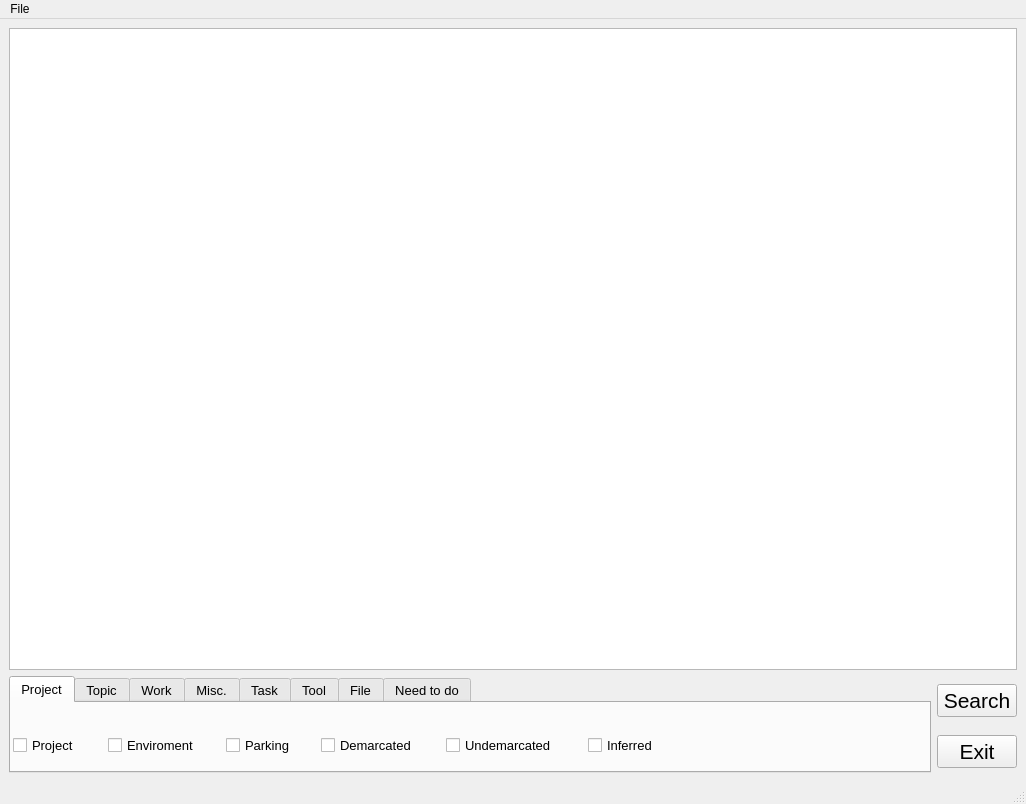
<?xml version="1.0" encoding="UTF-8"?>
<ui version="4.0">
 <class>MainWindow</class>
 <widget class="QMainWindow" name="MainWindow">
  <property name="geometry">
   <rect>
    <x>0</x>
    <y>0</y>
    <width>1026</width>
    <height>804</height>
   </rect>
  </property>
  <property name="windowTitle">
   <string>MainWindow</string>
  </property>
  <widget class="QWidget" name="centralwidget">
   <layout class="QGridLayout" name="gridLayout_2">
    <item row="0" column="0" colspan="2">
     <widget class="QPlainTextEdit" name="plainTextEdit"/>
    </item>
    <item row="1" column="1">
     <widget class="QPushButton" name="pushSearch">
      <property name="font">
       <font>
        <pointsize>16</pointsize>
       </font>
      </property>
      <property name="text">
       <string>Search</string>
      </property>
     </widget>
    </item>
    <item row="1" column="0" rowspan="2">
     <widget class="QTabWidget" name="tab_main">
      <property name="font">
       <font>
        <pointsize>10</pointsize>
       </font>
      </property>
      <property name="currentIndex">
       <number>0</number>
      </property>
      <widget class="QWidget" name="tab_project">
       <attribute name="title">
        <string>Project</string>
       </attribute>
       <widget class="QCheckBox" name="checkBox_8">
        <property name="geometry">
         <rect>
          <x>577</x>
          <y>30</y>
          <width>88</width>
          <height>25</height>
         </rect>
        </property>
        <property name="sizePolicy">
         <sizepolicy hsizetype="Preferred" vsizetype="Fixed">
          <horstretch>0</horstretch>
          <verstretch>0</verstretch>
         </sizepolicy>
        </property>
        <property name="text">
         <string>Inferred</string>
        </property>
       </widget>
       <widget class="QCheckBox" name="checkBox_9">
        <property name="geometry">
         <rect>
          <x>435</x>
          <y>30</y>
          <width>135</width>
          <height>25</height>
         </rect>
        </property>
        <property name="sizePolicy">
         <sizepolicy hsizetype="Preferred" vsizetype="Fixed">
          <horstretch>0</horstretch>
          <verstretch>0</verstretch>
         </sizepolicy>
        </property>
        <property name="text">
         <string>Undemarcated</string>
        </property>
       </widget>
       <widget class="QCheckBox" name="checkBox_10">
        <property name="geometry">
         <rect>
          <x>97</x>
          <y>30</y>
          <width>111</width>
          <height>25</height>
         </rect>
        </property>
        <property name="sizePolicy">
         <sizepolicy hsizetype="Preferred" vsizetype="Fixed">
          <horstretch>0</horstretch>
          <verstretch>0</verstretch>
         </sizepolicy>
        </property>
        <property name="text">
         <string>Enviroment</string>
        </property>
       </widget>
       <widget class="QCheckBox" name="checkBox_11">
        <property name="geometry">
         <rect>
          <x>310</x>
          <y>30</y>
          <width>118</width>
          <height>25</height>
         </rect>
        </property>
        <property name="sizePolicy">
         <sizepolicy hsizetype="Preferred" vsizetype="Fixed">
          <horstretch>0</horstretch>
          <verstretch>0</verstretch>
         </sizepolicy>
        </property>
        <property name="font">
         <font>
          <pointsize>10</pointsize>
         </font>
        </property>
        <property name="text">
         <string>Demarcated</string>
        </property>
        <property name="tristate">
         <bool>false</bool>
        </property>
       </widget>
       <widget class="QCheckBox" name="checkBox_12">
        <property name="geometry">
         <rect>
          <x>215</x>
          <y>30</y>
          <width>88</width>
          <height>25</height>
         </rect>
        </property>
        <property name="sizePolicy">
         <sizepolicy hsizetype="Preferred" vsizetype="Fixed">
          <horstretch>0</horstretch>
          <verstretch>0</verstretch>
         </sizepolicy>
        </property>
        <property name="text">
         <string>Parking</string>
        </property>
       </widget>
       <widget class="QCheckBox" name="checkBox_2">
        <property name="geometry">
         <rect>
          <x>2</x>
          <y>30</y>
          <width>88</width>
          <height>25</height>
         </rect>
        </property>
        <property name="sizePolicy">
         <sizepolicy hsizetype="Preferred" vsizetype="Fixed">
          <horstretch>0</horstretch>
          <verstretch>0</verstretch>
         </sizepolicy>
        </property>
        <property name="text">
         <string>Project</string>
        </property>
       </widget>
      </widget>
      <widget class="QWidget" name="tab_topic">
       <attribute name="title">
        <string>Topic</string>
       </attribute>
       <layout class="QGridLayout" name="gridLayout">
        <item row="0" column="5">
         <widget class="QCheckBox" name="checkBox_6">
          <property name="sizePolicy">
           <sizepolicy hsizetype="Preferred" vsizetype="Fixed">
            <horstretch>0</horstretch>
            <verstretch>0</verstretch>
           </sizepolicy>
          </property>
          <property name="text">
           <string>Code</string>
          </property>
         </widget>
        </item>
        <item row="0" column="4">
         <widget class="QCheckBox" name="checkBox_3">
          <property name="sizePolicy">
           <sizepolicy hsizetype="Preferred" vsizetype="Fixed">
            <horstretch>0</horstretch>
            <verstretch>0</verstretch>
           </sizepolicy>
          </property>
          <property name="text">
           <string>FrameWork</string>
          </property>
         </widget>
        </item>
        <item row="0" column="3">
         <widget class="QCheckBox" name="checkBox_4">
          <property name="sizePolicy">
           <sizepolicy hsizetype="Preferred" vsizetype="Fixed">
            <horstretch>0</horstretch>
            <verstretch>0</verstretch>
           </sizepolicy>
          </property>
          <property name="text">
           <string>FrontEnd</string>
          </property>
          <property name="tristate">
           <bool>false</bool>
          </property>
         </widget>
        </item>
        <item row="1" column="2">
         <widget class="QCheckBox" name="checkBox_15">
          <property name="sizePolicy">
           <sizepolicy hsizetype="Preferred" vsizetype="Fixed">
            <horstretch>0</horstretch>
            <verstretch>0</verstretch>
           </sizepolicy>
          </property>
          <property name="text">
           <string>Python</string>
          </property>
         </widget>
        </item>
        <item row="1" column="0">
         <widget class="QCheckBox" name="checkBox_16">
          <property name="sizePolicy">
           <sizepolicy hsizetype="Preferred" vsizetype="Fixed">
            <horstretch>0</horstretch>
            <verstretch>0</verstretch>
           </sizepolicy>
          </property>
          <property name="text">
           <string>DataBase</string>
          </property>
          <property name="tristate">
           <bool>false</bool>
          </property>
         </widget>
        </item>
        <item row="1" column="1">
         <widget class="QCheckBox" name="checkBox_13">
          <property name="sizePolicy">
           <sizepolicy hsizetype="Preferred" vsizetype="Fixed">
            <horstretch>0</horstretch>
            <verstretch>0</verstretch>
           </sizepolicy>
          </property>
          <property name="text">
           <string>Java</string>
          </property>
         </widget>
        </item>
        <item row="0" column="2">
         <widget class="QCheckBox" name="checkBox_5">
          <property name="sizePolicy">
           <sizepolicy hsizetype="Preferred" vsizetype="Fixed">
            <horstretch>0</horstretch>
            <verstretch>0</verstretch>
           </sizepolicy>
          </property>
          <property name="text">
           <string>BackEnd</string>
          </property>
         </widget>
        </item>
        <item row="0" column="1">
         <widget class="QCheckBox" name="checkBox_7">
          <property name="sizePolicy">
           <sizepolicy hsizetype="Preferred" vsizetype="Fixed">
            <horstretch>0</horstretch>
            <verstretch>0</verstretch>
           </sizepolicy>
          </property>
          <property name="text">
           <string>Manual</string>
          </property>
         </widget>
        </item>
        <item row="0" column="0">
         <widget class="QCheckBox" name="checkBox">
          <property name="sizePolicy">
           <sizepolicy hsizetype="Preferred" vsizetype="Fixed">
            <horstretch>0</horstretch>
            <verstretch>0</verstretch>
           </sizepolicy>
          </property>
          <property name="text">
           <string>Automate</string>
          </property>
         </widget>
        </item>
       </layout>
      </widget>
      <widget class="QWidget" name="tab_work">
       <attribute name="title">
        <string>Work</string>
       </attribute>
       <widget class="QCheckBox" name="checkBox_14">
        <property name="geometry">
         <rect>
          <x>215</x>
          <y>30</y>
          <width>81</width>
          <height>25</height>
         </rect>
        </property>
        <property name="sizePolicy">
         <sizepolicy hsizetype="Preferred" vsizetype="Fixed">
          <horstretch>0</horstretch>
          <verstretch>0</verstretch>
         </sizepolicy>
        </property>
        <property name="text">
         <string>Meeting</string>
        </property>
       </widget>
       <widget class="QCheckBox" name="checkBox_17">
        <property name="geometry">
         <rect>
          <x>435</x>
          <y>30</y>
          <width>135</width>
          <height>25</height>
         </rect>
        </property>
        <property name="sizePolicy">
         <sizepolicy hsizetype="Preferred" vsizetype="Fixed">
          <horstretch>0</horstretch>
          <verstretch>0</verstretch>
         </sizepolicy>
        </property>
        <property name="text">
         <string>Review</string>
        </property>
       </widget>
       <widget class="QCheckBox" name="checkBox_18">
        <property name="geometry">
         <rect>
          <x>520</x>
          <y>30</y>
          <width>103</width>
          <height>25</height>
         </rect>
        </property>
        <property name="sizePolicy">
         <sizepolicy hsizetype="Preferred" vsizetype="Fixed">
          <horstretch>0</horstretch>
          <verstretch>0</verstretch>
         </sizepolicy>
        </property>
        <property name="text">
         <string>Ready4Qa</string>
        </property>
       </widget>
       <widget class="QCheckBox" name="checkBox_19">
        <property name="geometry">
         <rect>
          <x>130</x>
          <y>30</y>
          <width>76</width>
          <height>25</height>
         </rect>
        </property>
        <property name="sizePolicy">
         <sizepolicy hsizetype="Preferred" vsizetype="Fixed">
          <horstretch>0</horstretch>
          <verstretch>0</verstretch>
         </sizepolicy>
        </property>
        <property name="text">
         <string>Defect</string>
        </property>
       </widget>
       <widget class="QCheckBox" name="checkBox_20">
        <property name="geometry">
         <rect>
          <x>2</x>
          <y>30</y>
          <width>122</width>
          <height>25</height>
         </rect>
        </property>
        <property name="sizePolicy">
         <sizepolicy hsizetype="Preferred" vsizetype="Fixed">
          <horstretch>0</horstretch>
          <verstretch>0</verstretch>
         </sizepolicy>
        </property>
        <property name="text">
         <string>Requirement</string>
        </property>
       </widget>
       <widget class="QCheckBox" name="checkBox_21">
        <property name="geometry">
         <rect>
          <x>310</x>
          <y>30</y>
          <width>118</width>
          <height>25</height>
         </rect>
        </property>
        <property name="sizePolicy">
         <sizepolicy hsizetype="Preferred" vsizetype="Fixed">
          <horstretch>0</horstretch>
          <verstretch>0</verstretch>
         </sizepolicy>
        </property>
        <property name="text">
         <string>Regression</string>
        </property>
        <property name="tristate">
         <bool>false</bool>
        </property>
       </widget>
      </widget>
      <widget class="QWidget" name="tab_misc">
       <attribute name="title">
        <string>Misc.</string>
       </attribute>
       <layout class="QGridLayout" name="gridLayout_3">
        <item row="0" column="0">
         <widget class="QCheckBox" name="checkBox_22">
          <property name="sizePolicy">
           <sizepolicy hsizetype="Preferred" vsizetype="Fixed">
            <horstretch>0</horstretch>
            <verstretch>0</verstretch>
           </sizepolicy>
          </property>
          <property name="text">
           <string>AddWorkFlow</string>
          </property>
         </widget>
        </item>
        <item row="0" column="1">
         <widget class="QCheckBox" name="checkBox_27">
          <property name="sizePolicy">
           <sizepolicy hsizetype="Preferred" vsizetype="Fixed">
            <horstretch>0</horstretch>
            <verstretch>0</verstretch>
           </sizepolicy>
          </property>
          <property name="text">
           <string>KnowHow</string>
          </property>
         </widget>
        </item>
        <item row="0" column="2">
         <widget class="QCheckBox" name="checkBox_26">
          <property name="sizePolicy">
           <sizepolicy hsizetype="Preferred" vsizetype="Fixed">
            <horstretch>0</horstretch>
            <verstretch>0</verstretch>
           </sizepolicy>
          </property>
          <property name="text">
           <string>Meeting</string>
          </property>
         </widget>
        </item>
        <item row="0" column="3">
         <widget class="QCheckBox" name="checkBox_24">
          <property name="sizePolicy">
           <sizepolicy hsizetype="Preferred" vsizetype="Fixed">
            <horstretch>0</horstretch>
            <verstretch>0</verstretch>
           </sizepolicy>
          </property>
          <property name="text">
           <string>HowTo</string>
          </property>
          <property name="tristate">
           <bool>false</bool>
          </property>
         </widget>
        </item>
        <item row="0" column="4">
         <widget class="QCheckBox" name="checkBox_23">
          <property name="sizePolicy">
           <sizepolicy hsizetype="Preferred" vsizetype="Fixed">
            <horstretch>0</horstretch>
            <verstretch>0</verstretch>
           </sizepolicy>
          </property>
          <property name="text">
           <string>Directive</string>
          </property>
         </widget>
        </item>
        <item row="0" column="5">
         <widget class="QCheckBox" name="checkBox_25">
          <property name="sizePolicy">
           <sizepolicy hsizetype="Preferred" vsizetype="Fixed">
            <horstretch>0</horstretch>
            <verstretch>0</verstretch>
           </sizepolicy>
          </property>
          <property name="text">
           <string>PlanForTheDay</string>
          </property>
         </widget>
        </item>
       </layout>
      </widget>
      <widget class="QWidget" name="tab_task">
       <attribute name="title">
        <string>Task</string>
       </attribute>
       <layout class="QGridLayout" name="gridLayout_4">
        <item row="0" column="0">
         <widget class="QCheckBox" name="checkBox_28">
          <property name="sizePolicy">
           <sizepolicy hsizetype="Preferred" vsizetype="Fixed">
            <horstretch>0</horstretch>
            <verstretch>0</verstretch>
           </sizepolicy>
          </property>
          <property name="text">
           <string>Starting</string>
          </property>
         </widget>
        </item>
        <item row="0" column="1">
         <widget class="QCheckBox" name="checkBox_30">
          <property name="sizePolicy">
           <sizepolicy hsizetype="Preferred" vsizetype="Fixed">
            <horstretch>0</horstretch>
            <verstretch>0</verstretch>
           </sizepolicy>
          </property>
          <property name="text">
           <string>DataConsistency</string>
          </property>
         </widget>
        </item>
        <item row="0" column="2">
         <widget class="QCheckBox" name="checkBox_33">
          <property name="sizePolicy">
           <sizepolicy hsizetype="Preferred" vsizetype="Fixed">
            <horstretch>0</horstretch>
            <verstretch>0</verstretch>
           </sizepolicy>
          </property>
          <property name="text">
           <string>e2e</string>
          </property>
         </widget>
        </item>
        <item row="0" column="3">
         <widget class="QCheckBox" name="checkBox_29">
          <property name="sizePolicy">
           <sizepolicy hsizetype="Preferred" vsizetype="Fixed">
            <horstretch>0</horstretch>
            <verstretch>0</verstretch>
           </sizepolicy>
          </property>
          <property name="text">
           <string>Turnover</string>
          </property>
          <property name="tristate">
           <bool>false</bool>
          </property>
         </widget>
        </item>
        <item row="0" column="4">
         <widget class="QCheckBox" name="checkBox_32">
          <property name="sizePolicy">
           <sizepolicy hsizetype="Preferred" vsizetype="Fixed">
            <horstretch>0</horstretch>
            <verstretch>0</verstretch>
           </sizepolicy>
          </property>
          <property name="text">
           <string>DwellTime</string>
          </property>
         </widget>
        </item>
       </layout>
      </widget>
      <widget class="QWidget" name="tab_tool">
       <attribute name="title">
        <string>Tool</string>
       </attribute>
       <layout class="QGridLayout" name="gridLayout_5">
        <item row="0" column="0">
         <widget class="QCheckBox" name="checkBox_31">
          <property name="sizePolicy">
           <sizepolicy hsizetype="Preferred" vsizetype="Fixed">
            <horstretch>0</horstretch>
            <verstretch>0</verstretch>
           </sizepolicy>
          </property>
          <property name="text">
           <string>Looker</string>
          </property>
         </widget>
        </item>
        <item row="0" column="1">
         <widget class="QCheckBox" name="checkBox_35">
          <property name="sizePolicy">
           <sizepolicy hsizetype="Preferred" vsizetype="Fixed">
            <horstretch>0</horstretch>
            <verstretch>0</verstretch>
           </sizepolicy>
          </property>
          <property name="text">
           <string>IntelliJ</string>
          </property>
         </widget>
        </item>
        <item row="0" column="2">
         <widget class="QCheckBox" name="checkBox_38">
          <property name="sizePolicy">
           <sizepolicy hsizetype="Preferred" vsizetype="Fixed">
            <horstretch>0</horstretch>
            <verstretch>0</verstretch>
           </sizepolicy>
          </property>
          <property name="text">
           <string>PyCharm</string>
          </property>
         </widget>
        </item>
        <item row="0" column="3">
         <widget class="QCheckBox" name="checkBox_34">
          <property name="sizePolicy">
           <sizepolicy hsizetype="Preferred" vsizetype="Fixed">
            <horstretch>0</horstretch>
            <verstretch>0</verstretch>
           </sizepolicy>
          </property>
          <property name="text">
           <string>Github</string>
          </property>
          <property name="tristate">
           <bool>false</bool>
          </property>
         </widget>
        </item>
        <item row="0" column="4">
         <widget class="QCheckBox" name="checkBox_37">
          <property name="sizePolicy">
           <sizepolicy hsizetype="Preferred" vsizetype="Fixed">
            <horstretch>0</horstretch>
            <verstretch>0</verstretch>
           </sizepolicy>
          </property>
          <property name="text">
           <string>Jira</string>
          </property>
         </widget>
        </item>
        <item row="0" column="5">
         <widget class="QCheckBox" name="checkBox_36">
          <property name="sizePolicy">
           <sizepolicy hsizetype="Preferred" vsizetype="Fixed">
            <horstretch>0</horstretch>
            <verstretch>0</verstretch>
           </sizepolicy>
          </property>
          <property name="text">
           <string>Postman</string>
          </property>
         </widget>
        </item>
        <item row="1" column="0">
         <widget class="QCheckBox" name="checkBox_41">
          <property name="sizePolicy">
           <sizepolicy hsizetype="Preferred" vsizetype="Fixed">
            <horstretch>0</horstretch>
            <verstretch>0</verstretch>
           </sizepolicy>
          </property>
          <property name="text">
           <string>DcOs</string>
          </property>
         </widget>
        </item>
        <item row="1" column="1">
         <widget class="QCheckBox" name="checkBox_40">
          <property name="sizePolicy">
           <sizepolicy hsizetype="Preferred" vsizetype="Fixed">
            <horstretch>0</horstretch>
            <verstretch>0</verstretch>
           </sizepolicy>
          </property>
          <property name="text">
           <string>Kafka</string>
          </property>
         </widget>
        </item>
        <item row="1" column="2">
         <widget class="QCheckBox" name="checkBox_43">
          <property name="sizePolicy">
           <sizepolicy hsizetype="Preferred" vsizetype="Fixed">
            <horstretch>0</horstretch>
            <verstretch>0</verstretch>
           </sizepolicy>
          </property>
          <property name="text">
           <string>Allure</string>
          </property>
         </widget>
        </item>
        <item row="1" column="3">
         <widget class="QCheckBox" name="checkBox_42">
          <property name="sizePolicy">
           <sizepolicy hsizetype="Preferred" vsizetype="Fixed">
            <horstretch>0</horstretch>
            <verstretch>0</verstretch>
           </sizepolicy>
          </property>
          <property name="text">
           <string>Jenkins</string>
          </property>
          <property name="tristate">
           <bool>false</bool>
          </property>
         </widget>
        </item>
       </layout>
      </widget>
      <widget class="QWidget" name="tab_file">
       <attribute name="title">
        <string>File</string>
       </attribute>
       <layout class="QGridLayout" name="gridLayout_10">
        <item row="0" column="0">
         <widget class="QCheckBox" name="checkBox_87">
          <property name="sizePolicy">
           <sizepolicy hsizetype="Preferred" vsizetype="Fixed">
            <horstretch>0</horstretch>
            <verstretch>0</verstretch>
           </sizepolicy>
          </property>
          <property name="text">
           <string>File</string>
          </property>
         </widget>
        </item>
        <item row="0" column="1">
         <widget class="QCheckBox" name="checkBox_85">
          <property name="sizePolicy">
           <sizepolicy hsizetype="Preferred" vsizetype="Fixed">
            <horstretch>0</horstretch>
            <verstretch>0</verstretch>
           </sizepolicy>
          </property>
          <property name="text">
           <string>Xlsx</string>
          </property>
         </widget>
        </item>
        <item row="0" column="2">
         <widget class="QCheckBox" name="checkBox_89">
          <property name="sizePolicy">
           <sizepolicy hsizetype="Preferred" vsizetype="Fixed">
            <horstretch>0</horstretch>
            <verstretch>0</verstretch>
           </sizepolicy>
          </property>
          <property name="text">
           <string>Link</string>
          </property>
         </widget>
        </item>
        <item row="0" column="3">
         <widget class="QCheckBox" name="checkBox_88">
          <property name="sizePolicy">
           <sizepolicy hsizetype="Preferred" vsizetype="Fixed">
            <horstretch>0</horstretch>
            <verstretch>0</verstretch>
           </sizepolicy>
          </property>
          <property name="text">
           <string>LogIn</string>
          </property>
          <property name="tristate">
           <bool>false</bool>
          </property>
         </widget>
        </item>
        <item row="0" column="4">
         <widget class="QCheckBox" name="checkBox_90">
          <property name="sizePolicy">
           <sizepolicy hsizetype="Preferred" vsizetype="Fixed">
            <horstretch>0</horstretch>
            <verstretch>0</verstretch>
           </sizepolicy>
          </property>
          <property name="text">
           <string>Letter</string>
          </property>
         </widget>
        </item>
       </layout>
      </widget>
      <widget class="QWidget" name="tab_need">
       <attribute name="title">
        <string>Need to do</string>
       </attribute>
       <layout class="QGridLayout" name="gridLayout_11">
        <item row="0" column="0">
         <widget class="QCheckBox" name="checkBox_91">
          <property name="sizePolicy">
           <sizepolicy hsizetype="Preferred" vsizetype="Fixed">
            <horstretch>0</horstretch>
            <verstretch>0</verstretch>
           </sizepolicy>
          </property>
          <property name="text">
           <string>ToDo</string>
          </property>
         </widget>
        </item>
        <item row="0" column="1">
         <widget class="QCheckBox" name="checkBox_86">
          <property name="sizePolicy">
           <sizepolicy hsizetype="Preferred" vsizetype="Fixed">
            <horstretch>0</horstretch>
            <verstretch>0</verstretch>
           </sizepolicy>
          </property>
          <property name="text">
           <string>NeedToCheck</string>
          </property>
         </widget>
        </item>
        <item row="0" column="2">
         <widget class="QCheckBox" name="checkBox_94">
          <property name="sizePolicy">
           <sizepolicy hsizetype="Preferred" vsizetype="Fixed">
            <horstretch>0</horstretch>
            <verstretch>0</verstretch>
           </sizepolicy>
          </property>
          <property name="text">
           <string>Done</string>
          </property>
         </widget>
        </item>
        <item row="0" column="3">
         <widget class="QCheckBox" name="checkBox_92">
          <property name="sizePolicy">
           <sizepolicy hsizetype="Preferred" vsizetype="Fixed">
            <horstretch>0</horstretch>
            <verstretch>0</verstretch>
           </sizepolicy>
          </property>
          <property name="text">
           <string>ToDo</string>
          </property>
          <property name="tristate">
           <bool>false</bool>
          </property>
         </widget>
        </item>
        <item row="0" column="4">
         <widget class="QCheckBox" name="checkBox_93">
          <property name="sizePolicy">
           <sizepolicy hsizetype="Preferred" vsizetype="Fixed">
            <horstretch>0</horstretch>
            <verstretch>0</verstretch>
           </sizepolicy>
          </property>
          <property name="text">
           <string>Learning</string>
          </property>
         </widget>
        </item>
       </layout>
      </widget>
     </widget>
    </item>
    <item row="2" column="1">
     <widget class="QPushButton" name="pushExit_2">
      <property name="font">
       <font>
        <pointsize>16</pointsize>
       </font>
      </property>
      <property name="text">
       <string>Exit</string>
      </property>
     </widget>
    </item>
   </layout>
   <zorder>pushSearch</zorder>
   <zorder>pushExit_2</zorder>
   <zorder>tab_main</zorder>
   <zorder>plainTextEdit</zorder>
  </widget>
  <widget class="QMenuBar" name="menubar">
   <property name="geometry">
    <rect>
     <x>0</x>
     <y>0</y>
     <width>1026</width>
     <height>26</height>
    </rect>
   </property>
   <widget class="QMenu" name="menuFile">
    <property name="title">
     <string>File</string>
    </property>
    <addaction name="actionOpen"/>
    <addaction name="actionExit"/>
   </widget>
   <addaction name="menuFile"/>
  </widget>
  <widget class="QStatusBar" name="statusbar"/>
  <action name="actionOpen">
   <property name="text">
    <string>Open</string>
   </property>
   <property name="statusTip">
    <string>Ctrl+O</string>
   </property>
   <property name="shortcut">
    <string>Ctrl+O</string>
   </property>
  </action>
  <action name="actionExit">
   <property name="text">
    <string>Exit</string>
   </property>
   <property name="shortcut">
    <string>Alt+X</string>
   </property>
  </action>
 </widget>
 <resources/>
 <connections/>
</ui>
